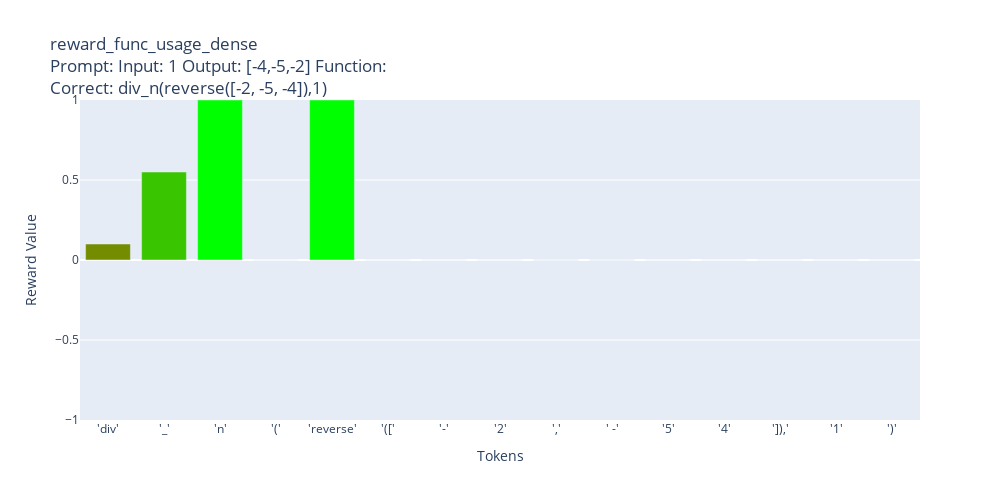
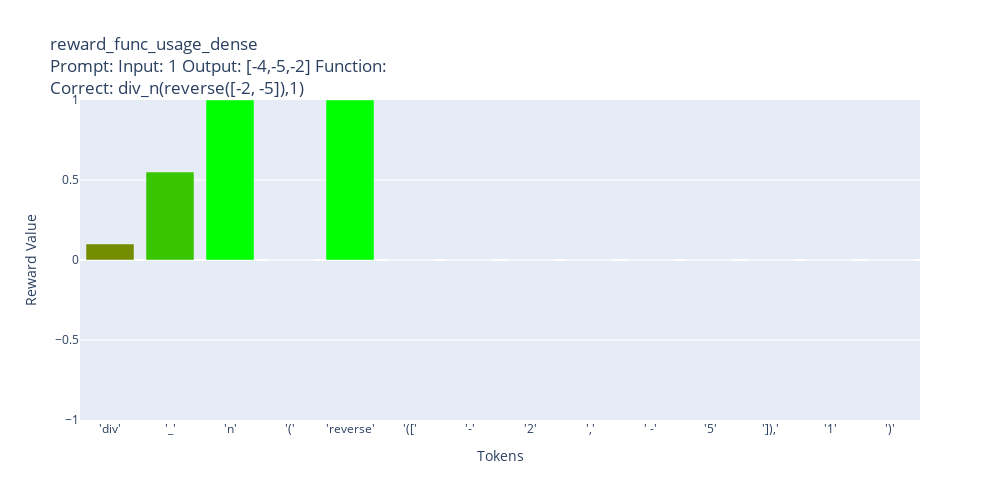
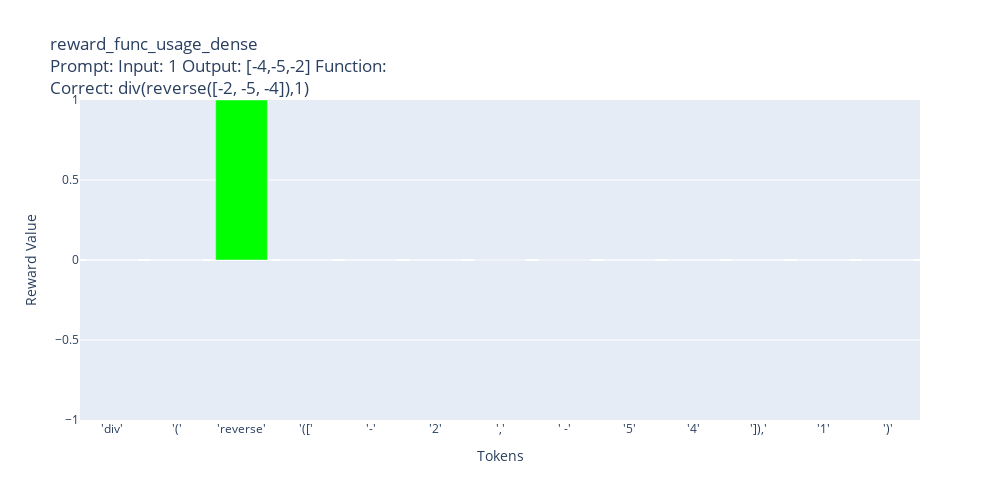
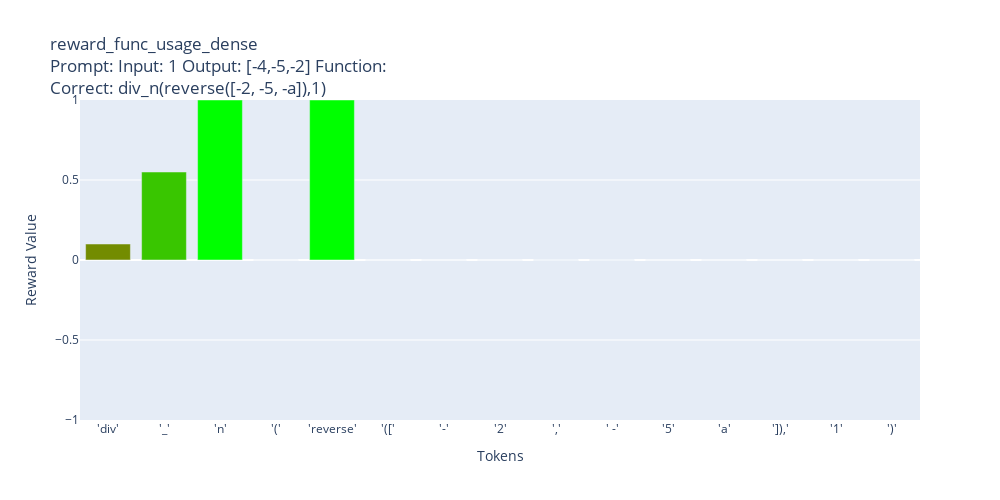

Source (notebook cell) for these figures, in order:
### Code cell
from rewards import reward_basic, make_reward_token_cost, make_reward_output_length_diff, reward_func_usage, make_reward_substring_matches, reward_func_usage_dense

# reward_basic(["Input: 1 Output: [-4,-5,-2] Function: div_n(reverse([-2, -5, -4]),1)"])

compare_reward_funcs([
    # reward_basic,
    # make_reward_token_cost(20, 0.5, 0.01),
    # make_reward_token_cost(10, 0.5, 0.01),
    # make_reward_output_length_diff(10),
    # reward_func_usage,
    # make_reward_substring_matches(["div_n(", "reverse("], 0.5),
    # make_reward_substring_matches(["["], 0.5),
    # make_reward_substring_matches(["[-2, -5, -4]"], 0.5),
    reward_func_usage_dense,
])

### Figure 1 — Plotly figure (JSON) as saved in the notebook; plotly's stock layout.template omitted (floating-point values rounded to 4 significant figures)
{"data": [{"hovertemplate": "Token: %{x}<br>Reward: %{y}<extra></extra>", "marker": {"cmax": 1, "cmin": -1, "color": [0.1, 0.55, 1, 0, 1, 0, 0, 0, 0, 0, 0, 0, 0, 0, 0, 0, 0], "colorscale": [[0, "rgb(255, 0, 0)"], [1, "rgb(0, 255, 0)"]]}, "type": "bar", "x": ["'div'", "'_'", "'n'", "'('", "'reverse'", "'(['", "'-'", "'2'", "','", "' -'", "'5'", "','", "' -'", "'4'", "']),'", "'1'", "')'"], "y": [0.1, 0.55, 1, 0, 1, 0, 0, 0, 0, 0, 0, 0, 0, 0, 0, 0, 0]}], "layout": {"autosize": false, "height": 500, "title": {"text": "reward_func_usage_dense<br>Prompt: Input: 1 Output: [-4,-5,-2] Function:<br>Correct: div_n(reverse([-2, -5, -4]),1)"}, "width": 1000, "xaxis": {"title": {"text": "Tokens"}}, "yaxis": {"range": [-1, 1], "title": {"text": "Reward Value"}}}}

### Figure 2 — Plotly figure (JSON) as saved in the notebook; plotly's stock layout.template omitted (floating-point values rounded to 4 significant figures)
{"data": [{"hovertemplate": "Token: %{x}<br>Reward: %{y}<extra></extra>", "marker": {"cmax": 1, "cmin": -1, "color": [0.1, 0.55, 1, 0, 1, 0, 0, 0, 0, 0, 0, 0, 0, 0], "colorscale": [[0, "rgb(255, 0, 0)"], [1, "rgb(0, 255, 0)"]]}, "type": "bar", "x": ["'div'", "'_'", "'n'", "'('", "'reverse'", "'(['", "'-'", "'2'", "','", "' -'", "'5'", "']),'", "'1'", "')'"], "y": [0.1, 0.55, 1, 0, 1, 0, 0, 0, 0, 0, 0, 0, 0, 0]}], "layout": {"autosize": false, "height": 500, "title": {"text": "reward_func_usage_dense<br>Prompt: Input: 1 Output: [-4,-5,-2] Function:<br>Correct: div_n(reverse([-2, -5]),1)"}, "width": 1000, "xaxis": {"title": {"text": "Tokens"}}, "yaxis": {"range": [-1, 1], "title": {"text": "Reward Value"}}}}

### Figure 3 — Plotly figure (JSON) as saved in the notebook; plotly's stock layout.template omitted (floating-point values rounded to 4 significant figures)
{"data": [{"hovertemplate": "Token: %{x}<br>Reward: %{y}<extra></extra>", "marker": {"cmax": 1, "cmin": -1, "color": [0, 0, 1, 0, 0, 0, 0, 0, 0, 0, 0, 0, 0, 0, 0], "colorscale": [[0, "rgb(255, 0, 0)"], [1, "rgb(0, 255, 0)"]]}, "type": "bar", "x": ["'div'", "'('", "'reverse'", "'(['", "'-'", "'2'", "','", "' -'", "'5'", "','", "' -'", "'4'", "']),'", "'1'", "')'"], "y": [0, 0, 1, 0, 0, 0, 0, 0, 0, 0, 0, 0, 0, 0, 0]}], "layout": {"autosize": false, "height": 500, "title": {"text": "reward_func_usage_dense<br>Prompt: Input: 1 Output: [-4,-5,-2] Function:<br>Correct: div(reverse([-2, -5, -4]),1)"}, "width": 1000, "xaxis": {"title": {"text": "Tokens"}}, "yaxis": {"range": [-1, 1], "title": {"text": "Reward Value"}}}}

### Figure 4 — Plotly figure (JSON) as saved in the notebook; plotly's stock layout.template omitted (floating-point values rounded to 4 significant figures)
{"data": [{"hovertemplate": "Token: %{x}<br>Reward: %{y}<extra></extra>", "marker": {"cmax": 1, "cmin": -1, "color": [0.1, 0.55, 1, 0, 1, 0, 0, 0, 0, 0, 0, 0, 0, 0, 0, 0, 0], "colorscale": [[0, "rgb(255, 0, 0)"], [1, "rgb(0, 255, 0)"]]}, "type": "bar", "x": ["'div'", "'_'", "'n'", "'('", "'reverse'", "'(['", "'-'", "'2'", "','", "' -'", "'5'", "','", "' -'", "'a'", "']),'", "'1'", "')'"], "y": [0.1, 0.55, 1, 0, 1, 0, 0, 0, 0, 0, 0, 0, 0, 0, 0, 0, 0]}], "layout": {"autosize": false, "height": 500, "title": {"text": "reward_func_usage_dense<br>Prompt: Input: 1 Output: [-4,-5,-2] Function:<br>Correct: div_n(reverse([-2, -5, -a]),1)"}, "width": 1000, "xaxis": {"title": {"text": "Tokens"}}, "yaxis": {"range": [-1, 1], "title": {"text": "Reward Value"}}}}
